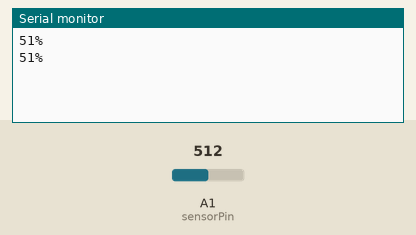
Simulated run of this sketch. Board: Arduino Uno, built with avr-gcc and run on an emulated ATmega328P. Shown: the last lines printed to the serial monitor. Inputs (shaded band) come from the test bench; at power-on: A1 (sensorPin) = 512.

Above: at 1.8 s.
1.9 s: A1 (sensorPin) set to 11
At 2.8 s:
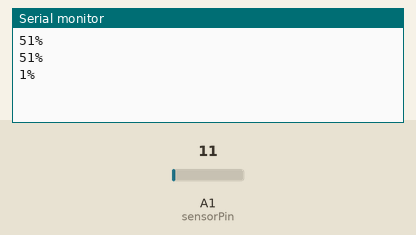
3.4 s: A1 (sensorPin) set to 8
At 4.6 s:
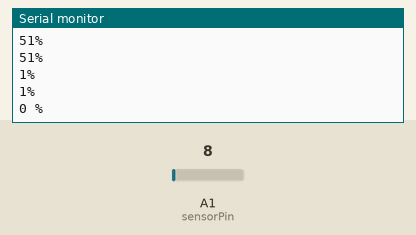

The sketch:

light_sensor.ino
```cpp
const int BRIGHT_VAL = 1000;
int lightValue = 0;
int lightPercentage = 0;
int sensorPin = A1;

void setup()
{
  pinMode(sensorPin, INPUT);
  Serial.begin(9600);
}

// 90% > optimal > 70%

void loop()
{
  lightValue = analogRead(sensorPin);
  lightPercentage = map(lightValue, 0, BRIGHT_VAL, 0, 100);
  if (lightPercentage >= 100)
  {
    Serial.println("100 %");
  }
  else if (lightPercentage <= 0)
  {
    Serial.println("0 %");
  }
  else if (lightPercentage > 0 && lightPercentage < 100)
  {
    Serial.print(lightPercentage);
    Serial.println("%");
  }
  delay(1000);
}
```

Measured:
- the behaviour switches between 10 and 9 on A1 (sensorPin) (found by bisection; images 1 and 2)
- after the input at 1.9 s, the serial monitor: prints a new line after 0.10 s (image 1)
- after the input at 3.4 s, the serial monitor: prints a new line after 0.60 s (image 2)
